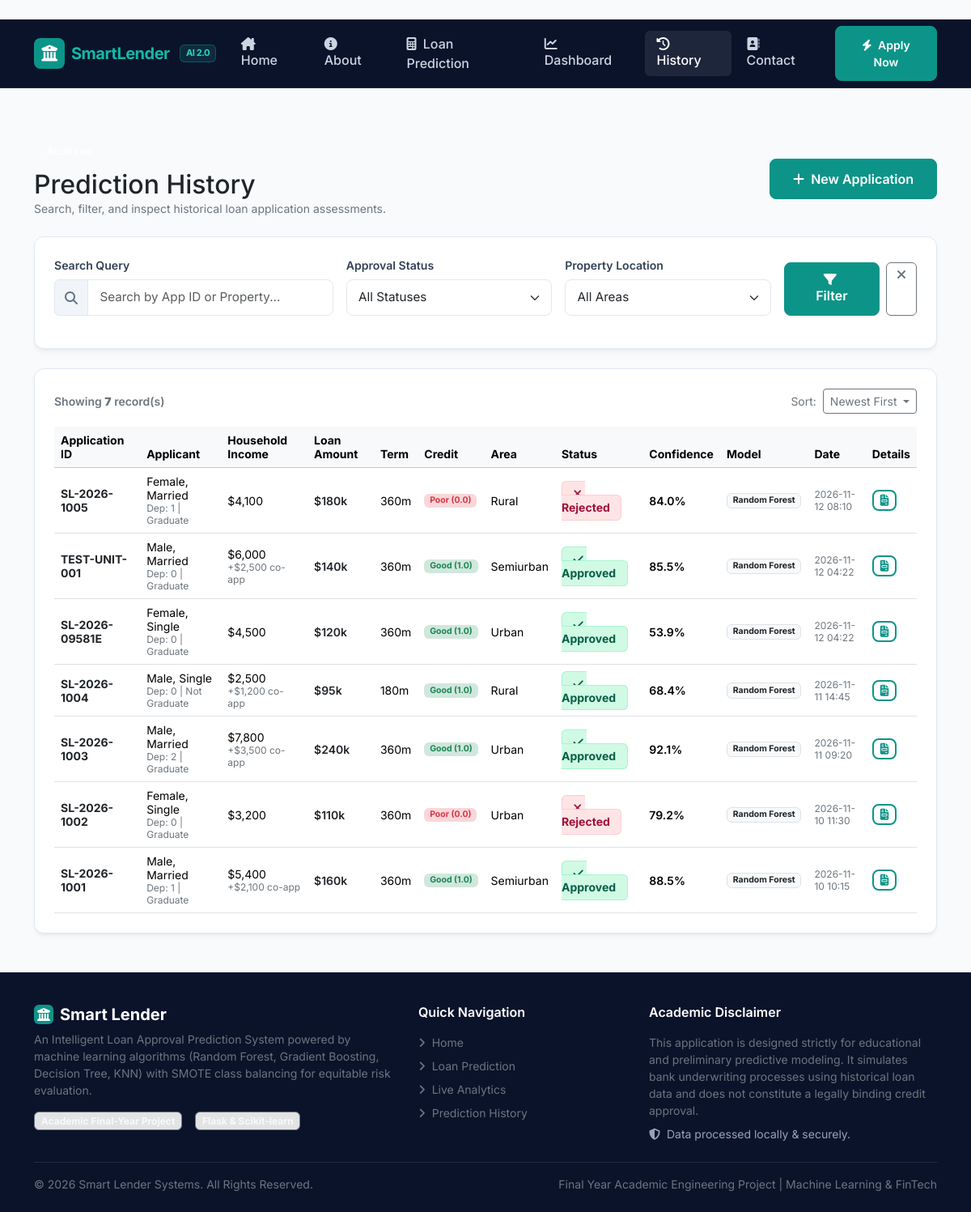
The app's page /history with its own data.
### tables this page shows
CREATE TABLE predictions (
            id INTEGER PRIMARY KEY AUTOINCREMENT,
            application_id TEXT UNIQUE NOT NULL,
            gender TEXT NOT NULL,
            married TEXT NOT NULL,
            dependents TEXT NOT NULL,
            education TEXT NOT NULL,
            self_employed TEXT NOT NULL,
            applicant_income REAL NOT NULL,
            coapplicant_income REAL NOT NULL,
            loan_amount REAL NOT NULL,
            loan_amount_term REAL NOT NULL,
            credit_history REAL NOT NULL,
            property_area TEXT NOT NULL,
            prediction_status TEXT NOT NULL,
            confidence_score REAL NOT NULL,
            model_used TEXT NOT NULL,
            created_at TIMESTAMP DEFAULT CURRENT_TIMESTAMP
        );

### app.py (the view)
@app.route('/history')
def history():
    search = request.args.get('search', '').strip()
    status = request.args.get('status', 'All')
    property_area = request.args.get('property_area', 'All')
    sort_by = request.args.get('sort_by', 'newest')
    predictions = get_all_predictions(search=search, status=status, property_area=property_area, sort_by=sort_by)
    return render_template(
        'history.html',
        predictions=predictions,
        search=search,
        status=status,
        property_area=property_area,
        sort_by=sort_by,
        active_page='history'
    )

### frontend/templates/history.html (shortened to what this page needs)
﻿{% extends "base.html" %}
{% block content %}
<div class="container py-5">
    <div class="d-flex flex-column flex-md-row justify-content-between align-items-md-center gap-3 mb-4">
        <div>
            <span class="badge bg-teal-subtle text-teal px-3 py-2 fw-semibold rounded-pill mb-2">Audit Log</span>
            <h2 class="fw-extrabold text-dark mb-0">Prediction History</h2>
            <p class="text-secondary small mb-0">Search, filter, and inspect historical loan application assessments.</p>
        </div>
        <div>
            <a href="{{ url_for('predict') }}" class="btn btn-primary-fintech">
                <i class="fa-solid fa-plus me-1"></i> New Application
            </a>
        </div>
    </div>
    <div class="card-modern p-3 p-md-4 mb-4">
        <form method="GET" action="{{ url_for('history') }}" class="row g-3 align-items-end">
            <div class="col-md-4">
                <label for="search" class="form-label">Search Query</label>
                <div class="input-group">
                    <span class="input-group-text"><i class="fa-solid fa-magnifying-glass"></i></span>
                    <input type="text" class="form-control" id="search" name="search" placeholder="Search by App ID or Property..." value="{{ search }}">
                </div>
            </div>
            <div class="col-md-3 col-sm-6">
                <label for="status" class="form-label">Approval Status</label>
                <select class="form-select" id="status" name="status">
                    <option value="All" {% if status == 'All' %}selected{% endif %}>All Statuses</option>
                </select>
            </div>
            <div class="col-md-3 col-sm-6">
                <label for="property_area" class="form-label">Property Location</label>
                <select class="form-select" id="property_area" name="property_area">
                    <option value="All" {% if property_area == 'All' %}selected{% endif %}>All Areas</option>
                </select>
            </div>
            <div class="col-md-2 d-flex gap-2">
                <button type="submit" class="btn btn-primary-fintech w-100">
                    <i class="fa-solid fa-filter me-1"></i> Filter
                </button>
                <a href="{{ url_for('history') }}" class="btn btn-outline-secondary" title="Clear Filters">
                    <i class="fa-solid fa-xmark"></i>
                </a>
            </div>
        </form>
    </div>
    <div class="card-modern p-4">
        <div class="d-flex justify-content-between align-items-center mb-3">
            <span class="text-secondary small fw-semibold">
                Showing <strong>{{ predictions|length }}</strong> record(s)
            </span>
            <div class="d-flex align-items-center gap-2">
                <span class="text-secondary small">Sort:</span>
                <div class="dropdown">
                    <button class="btn btn-sm btn-outline-secondary dropdown-toggle" type="button" data-bs-toggle="dropdown">
                        {% if sort_by == 'oldest' %}Oldest First{% elif sort_by == 'income_high' %}Highest Income{% elif sort_by == 'loan_high' %}Highest Loan{% else %}Newest First{% endif %}
                    </button>
                </div>
            </div>
        </div>
        <div class="table-responsive">
            <table class="table table-hover align-middle mb-0" id="historyTable">
                <thead class="table-light small">
                    <tr>
                        <th>Application ID</th>
                        <th>Applicant</th>
                        <th>Household Income</th>
                        <th>Loan Amount</th>
                        <th>Term</th>
                        <th>Credit</th>
                        <th>Area</th>
                        <th>Status</th>
                        <th>Confidence</th>
                        <th>Model</th>
                        <th>Date</th>
                        <th>Details</th>
                    </tr>
                </thead>
                <tbody class="small">
                    {% for p in predictions %}
                    <tr>
                        <td class="fw-bold text-dark">{{ p.application_id }}</td>
                        <td>
                            <div>{{ p.gender }}, {{ p.married == 'Yes' and 'Married' or 'Single' }}</div>
                            <span class="text-secondary" style="font-size: 0.75rem;">Dep: {{ p.dependents }} | {{ p.education }}</span>
                        </td>
                        <td>
                            <div>${{ "{:,.0f}".format(p.applicant_income) }}</div>
                            {% if p.coapplicant_income > 0 %}
                            <span class="text-secondary" style="font-size: 0.75rem;">+${{ "{:,.0f}".format(p.coapplicant_income) }} co-app</span>
                            {% endif %}
                        </td>
                        <td class="fw-semibold text-dark">${{ "{:,.0f}".format(p.loan_amount) }}k</td>
                        <td>{{ p.loan_amount_term|int }}m</td>
                        <td>
                            {% if p.credit_history == 1.0 %}
                            <span class="badge bg-success-subtle text-success">Good (1.0)</span>
                            {% else %}
                            <span class="badge bg-danger-subtle text-danger">Poor (0.0)</span>
                            {% endif %}
                        </td>
                        <td>{{ p.property_area }}</td>
                        <td>
                            {% if p.prediction_status == 'Approved' %}
                            <span class="badge-approved"><i class="fa-solid fa-check me-1"></i> Approved</span>
                            {% else %}
                            <span class="badge-rejected"><i class="fa-solid fa-xmark me-1"></i> Rejected</span>
                            {% endif %}
                        </td>
                        <td class="fw-semibold">{{ p.confidence_score }}%</td>
                        <td><span class="badge bg-light text-dark border">{{ p.model_used }}</span></td>
                        <td class="text-secondary" style="font-size: 0.75rem;">{{ p.created_at[:16] }}</td>
                        <td>
                            <a href="{{ url_for('prediction_result', application_id=p.application_id) }}" class="btn btn-sm btn-outline-fintech py-1 px-2" title="View Full Report">
                                <i class="fa-solid fa-file-invoice"></i>
                            </a>
                        </td>
                    </tr>
                    {% endfor %}
                </tbody>
            </table>
        </div>
    </div>
</div>
{% endblock %}

### frontend/templates/base.html (shortened to what this page needs)
﻿<!DOCTYPE html>
<html lang="en">
<head>
    <link href="https://cdn.jsdelivr.net/npm/bootstrap@5.3.3/dist/css/bootstrap.min.css" rel="stylesheet">
    <link rel="stylesheet" href="https://cdnjs.cloudflare.com/ajax/libs/font-awesome/6.5.1/css/all.min.css">
    <link rel="stylesheet" href="{{ url_for('static', filename='css/custom.css') }}">
</head>
<body>
    <nav class="navbar navbar-expand-lg navbar-dark" style="background-color: #0b132b; border-bottom: 1px solid rgba(255,255,255,0.08);">
        <div class="container">
            <a class="navbar-brand d-flex align-items-center gap-2" href="{{ url_for('index') }}">
                <div class="bg-teal text-white rounded-3 p-2 d-flex align-items-center justify-content-center" style="background-color: #0d9488; width: 38px; height: 38px;">
                    <i class="fa-solid fa-building-columns"></i>
                </div>
                <span>Smart<span>Lender</span></span>
                <span class="badge bg-teal-subtle text-teal ms-1" style="font-size: 0.7rem; background-color: rgba(20,184,166,0.15); color: #2dd4bf; border: 1px solid rgba(20,184,166,0.3);">AI 2.0</span>
            </a>
            <div class="collapse navbar-collapse" id="navbarContent">
                <ul class="navbar-nav ms-auto mb-2 mb-lg-0 gap-1 align-items-center">
                    <li class="nav-item">
                        <a class="nav-link {% if active_page == 'home' %}active{% endif %}" href="{{ url_for('index') }}">
                            <i class="fa-solid fa-house-chimney me-1"></i> Home
                        </a>
                    </li>
                    <li class="nav-item">
                        <a class="nav-link {% if active_page == 'about' %}active{% endif %}" href="{{ url_for('about') }}">
                            <i class="fa-solid fa-circle-info me-1"></i> About
                        </a>
                    </li>
                    <li class="nav-item">
                        <a class="nav-link {% if active_page == 'predict' %}active{% endif %}" href="{{ url_for('predict') }}">
                            <i class="fa-solid fa-calculator me-1"></i> Loan Prediction
                        </a>
                    </li>
                    <li class="nav-item">
                        <a class="nav-link {% if active_page == 'dashboard' %}active{% endif %}" href="{{ url_for('dashboard') }}">
                            <i class="fa-solid fa-chart-line me-1"></i> Dashboard
                        </a>
                    </li>
                    <li class="nav-item">
                        <a class="nav-link {% if active_page == 'history' %}active{% endif %}" href="{{ url_for('history') }}">
                            <i class="fa-solid fa-clock-rotate-left me-1"></i> History
                        </a>
                    </li>
                    <li class="nav-item">
                        <a class="nav-link {% if active_page == 'contact' %}active{% endif %}" href="{{ url_for('contact') }}">
                            <i class="fa-solid fa-address-book me-1"></i> Contact
                        </a>
                    </li>
                    <li class="nav-item ms-lg-2 mt-2 mt-lg-0">
                        <a class="btn btn-sm btn-primary-fintech px-3" href="{{ url_for('predict') }}">
                            <i class="fa-solid fa-bolt me-1"></i> Apply Now
                        </a>
                    </li>
                </ul>
            </div>
        </div>
    </nav>
    <main>
        {% block content %}{% endblock %}
    </main>
    <footer>
        <div class="container">
            <div class="row g-4 mb-4">
                <div class="col-lg-5 col-md-6">
                    <div class="d-flex align-items-center gap-2 mb-2">
                        <div class="rounded-2 p-1 text-white" style="background-color: #0d9488;">
                            <i class="fa-solid fa-building-columns"></i>
                        </div>
                        <h5 class="text-white fw-bold mb-0">Smart Lender</h5>
                    </div>
                    <p class="small text-secondary mb-3">
                        An Intelligent Loan Approval Prediction System powered by machine learning algorithms (Random Forest, Gradient Boosting, Decision Tree, KNN) with SMOTE class balancing for equitable risk evaluation.
                    </p>
                    <div class="d-flex gap-3 text-secondary">
                        <span class="badge bg-secondary-subtle text-light border border-secondary small">Academic Final-Year Project</span>
                        <span class="badge bg-secondary-subtle text-light border border-secondary small">Flask & Scikit-learn</span>
                    </div>
                </div>
                <div class="col-lg-3 col-md-6">
                    <h6 class="text-white fw-semibold mb-3">Quick Navigation</h6>
                    <ul class="list-unstyled small d-flex flex-column gap-2 mb-0">
                        <li><a href="{{ url_for('index') }}" class="text-secondary text-decoration-none hover-white"><i class="fa-solid fa-angle-right me-1 text-teal"></i> Home</a></li>
                        <li><a href="{{ url_for('predict') }}" class="text-secondary text-decoration-none hover-white"><i class="fa-solid fa-angle-right me-1 text-teal"></i> Loan Prediction</a></li>
                        <li><a href="{{ url_for('dashboard') }}" class="text-secondary text-decoration-none hover-white"><i class="fa-solid fa-angle-right me-1 text-teal"></i> Live Analytics</a></li>
                        <li><a href="{{ url_for('history') }}" class="text-secondary text-decoration-none hover-white"><i class="fa-solid fa-angle-right me-1 text-teal"></i> Prediction History</a></li>
                    </ul>
                </div>
                <div class="col-lg-4 col-md-12">
                    <h6 class="text-white fw-semibold mb-3">Academic Disclaimer</h6>
                    <p class="small text-secondary mb-2">
                        This application is designed strictly for educational and preliminary predictive modeling. It simulates bank underwriting processes using historical loan data and does not constitute a legally binding credit approval.
                    </p>
                    <p class="small text-teal mb-0"><i class="fa-solid fa-shield-halved me-1"></i> Data processed locally & securely.</p>
                </div>
            </div>
            <hr class="border-secondary opacity-25 my-3">
            <div class="d-flex flex-column flex-md-row justify-content-between align-items-center small text-secondary">
                <div>&copy; 2026 Smart Lender Systems. All Rights Reserved.</div>
                <div class="mt-2 mt-md-0">Final Year Academic Engineering Project | Machine Learning & FinTech</div>
            </div>
        </div>
    </footer>
</body>
</html>

### records on screen
predictions: application_id "SL-2026-1005", gender "Female", married "Married", dependents "1", education "Graduate", applicant_income "4,100", loan_amount "180", loan_amount_term "360", credit_history "Poor (0.0)", property_area "Rural", prediction_status "Rejected" (drawn), confidence_score "84.0", model_used "Random Forest", created_at "2026-11-12 08:10"
predictions: application_id "TEST-UNIT-001", gender "Male", married "Married", dependents "0", education "Graduate", applicant_income "6,000", coapplicant_income "2,500", loan_amount "140", loan_amount_term "360", credit_history "Good (1.0)", property_area "Semiurban", prediction_status "Approved" (drawn), confidence_score "85.5", model_used "Random Forest", created_at "2026-11-12 04:22"
predictions: application_id "SL-2026-09581E", gender "Female", married "Single", dependents "0", education "Graduate", applicant_income "4,500", loan_amount "120", loan_amount_term "360", credit_history "Good (1.0)", property_area "Urban", prediction_status "Approved" (drawn), confidence_score "53.9", model_used "Random Forest", created_at "2026-11-12 04:22"
predictions: application_id "SL-2026-1004", gender "Male", married "Single", dependents "0", education "Not Graduate", applicant_income "2,500", coapplicant_income "1,200", loan_amount "95", loan_amount_term "180", credit_history "Good (1.0)", property_area "Rural", prediction_status "Approved" (drawn), confidence_score "68.4", model_used "Random Forest", created_at "2026-11-11 14:45"
predictions: application_id "SL-2026-1003", gender "Male", married "Married", dependents "2", education "Graduate", applicant_income "7,800", coapplicant_income "3,500", loan_amount "240", loan_amount_term "360", credit_history "Good (1.0)", property_area "Urban", prediction_status "Approved" (drawn), confidence_score "92.1", model_used "Random Forest", created_at "2026-11-11 09:20"
predictions: application_id "SL-2026-1002", gender "Female", married "Single", dependents "0", education "Graduate", applicant_income "3,200", loan_amount "110", loan_amount_term "360", credit_history "Poor (0.0)", property_area "Urban", prediction_status "Rejected" (drawn), confidence_score "79.2", model_used "Random Forest", created_at "2026-11-10 11:30"
predictions: application_id "SL-2026-1001", gender "Male", married "Married", dependents "1", education "Graduate", applicant_income "5,400", coapplicant_income "2,100", loan_amount "160", loan_amount_term "360", credit_history "Good (1.0)", property_area "Semiurban", prediction_status "Approved" (drawn), confidence_score "88.5", model_used "Random Forest", created_at "2026-11-10 10:15"

### other values on screen
{{ predictions|length }} "7"
